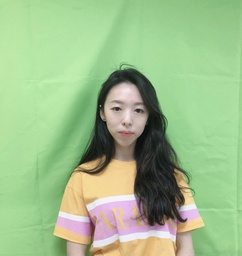
#> input picture stanCode_Projeccts/my_photoshop/images/Isabelle.jpg, 242 x 256 px, shrunk from 1010 x 1070 before the run
$ python best_photoshop_award.py
#> lines starting #> are read from the running program, lines starting #| are printed output that depends on the picture
### stanCode_Projeccts/my_photoshop/simpleimage.py
#!/usr/bin/env python3

"""
Stanford CS106AP SimpleImage
Nick Parlante, Sonja Johnson-Yu, and Nick Bowman
 -6/2019 version has file reading, pix, and foreach iterator

SimpleImage Features:
Create image:
    image = SimpleImage.blank(400, 200)   # create new image of size
    image = SimpleImage('foo.jpg')        # create from file

Access size
    image.width, image.height

Iterate over all pixels:
    for pixel in image:
        #do something with pixel

Get pix at x,y
    pix = image.get_pix(x, y)
    # pix is RGB tuple like (100, 200, 0)

Set pix at x,y
    image.set_pix(x, y, pix)   # set data by tuple also

Get Pixel object at x,y
    pixel = image.get_pixel(x, y)
    pixel.red = 0
    pixel.blue = 255

Show image on screen
    image.show()

The main() function below demonstrates the above functions as a test.
"""

import sys
# If the following line fails, "Pillow" needs to be installed
from PIL import Image


def clamp(num):
    """
    Return a "clamped" version of the given num,
    converted to be an int limited to the range 0..255 for 1 byte.
    """
    num = int(num)
    if num < 0:
        return 0
    if num >= 256:
        return 255
    return num


class Pixel(object):
    """
    A pixel at an x,y in a SimpleImage.
    Supports set/get .red .green .blue
    and get .x .y
    """
    def __init__(self, image, x, y):
        self.image = image
        self._x = x
        self._y = y

    def __str__(self):
        return 'r:' + str(self.red) + ' g:' + str(self.green) + ' b:' + str(self.blue)

    # Pillow image stores each pixel color as a (red, green, blue) tuple.
    # So the functions below have to unpack/repack the tuple to change anything.

    @property
    def red(self):
        return self.image.px[self._x, self._y][0]

    @red.setter
    def red(self, value):
        rgb = self.image.px[self._x, self._y]
        self.image.px[self._x, self._y] = (clamp(value), rgb[1], rgb[2])

    @property
    def green(self):
        return self.image.px[self._x, self._y][1]

    @green.setter
    def green(self, value):
        rgb = self.image.px[self._x, self._y]
        self.image.px[self._x, self._y] = (rgb[0], clamp(value), rgb[2])

    @property
    def blue(self):
        return self.image.px[self._x, self._y][2]

    @blue.setter
    def blue(self, value):
        rgb = self.image.px[self._x, self._y]
        self.image.px[self._x, self._y] = (rgb[0], rgb[1], clamp(value))

    @property
    def x(self):
        return self._x

    @property
    def y(self):
        return self._y


# color tuples for background color names 'red' 'white' etc.
BACK_COLORS = {
    'white': (255, 255, 255),
    'black': (0, 0, 0),
    'red': (255, 0, 0),
    'green': (0, 255, 0),
    'blue': (0, 0, 255),
}


class SimpleImage(object):
    def __init__(self, filename, width=0, height=0, back_color=None):
        """
        Create a new image. This case works: SimpleImage('foo.jpg')
        To create a blank image use SimpleImage.blank(500, 300)
        The other parameters here are for internal/experimental use.
        """
        # Create pil_image either from file, or making blank
        if filename:
            self.pil_image = Image.open(filename).convert("RGB")
            if self.pil_image.mode != 'RGB':
                raise Exception('Image file is not RGB')
            self._filename = filename  # hold onto
        else:
            if not back_color:
                back_color = 'white'
            color_tuple = BACK_COLORS[back_color]
            if width == 0 or height == 0:
                raise Exception('Creating blank image requires width/height but got {} {}'
                                .format(width, height))
            self.pil_image = Image.new('RGB', (width, height), color_tuple)
        self.px = self.pil_image.load()
        size = self.pil_image.size
        self._width = size[0]
        self._height = size[1]
        self.curr_x = 0
        self.curr_y = 0

    def __iter__(self):
        return self

    # [26 lines left out: functions __next__, increment_curr_counters, blank, file, not called in this run]

    @property
    def width(self):
        """Width of image in pixels."""
        return self._width

    @property
    def height(self):
        """Height of image in pixels."""
        return self._height

    def get_pixel(self, x, y):
        """
        Returns a Pixel at the given x,y, suitable for getting/setting
        .red .green .blue values.
        """
        if x < 0 or x >= self._width or y < 0 or y >= self.height:
            e = Exception('get_pixel bad coordinate x %d y %d (vs. image width %d height %d)' %
                          (x, y, self._width, self.height))
            raise e
        return Pixel(self, x, y)

    # [14 lines left out: functions set_pixel, set_rgb, not called in this run]

    def get_pix(self, x, y):
        """Get pix RGB tuple (200, 100, 50) for the given x,y."""
        return self.px[x, y]

    def set_pix(self, x, y, pix):
        """Set the given pix RGB tuple into the image at the given x,y."""
        self.px[x, y] = pix

    def show(self):
        """Displays the image using an external utility."""
        self.pil_image.show()

    def make_as_big_as(self, image):
        """Resizes image to the shape of the given image"""
        self.pil_image = self.pil_image.resize((image.width, image.height))
        self.px = self.pil_image.load()
        size = self.pil_image.size
        self._width = size[0]
        self._height = size[1]


# [30 lines left out: function main, not called in this run]


# [2 lines that do not run on import are left out]

### stanCode_Projeccts/my_photoshop/best_photoshop_award.py
"""
File: best_photoshop_award.py
Name: Isabelle
----------------------------------
This file creates a photoshopped image
that is going to compete for the 2020 Best
Photoshop Award for SC101P.
Please put all the images you use in image_contest folder
and make sure to choose which award you are aiming at
"""
from simpleimage import SimpleImage

# Control the threshold of detecting green screen pixel
THRESHOLD = 1.1

# Control the upper bound for the black pixel
BLACK = 180


def combine(fg, bg):
    for y in range(fg.height):
        for x in range(fg.width):
            fg_pixel = fg.get_pixel(x, y)
            bg_pixel = bg.get_pixel(x, y)
            avg = (fg_pixel.red + fg_pixel.green + fg_pixel.blue) / 3
            total = fg_pixel.red + fg_pixel.green + fg_pixel.blue
            if fg_pixel.green > avg*THRESHOLD and total > BLACK:
                # Replace green pixel in Isabelle.jpg
                fg_pixel.red = bg_pixel.red
                fg_pixel.green = bg_pixel.green
                fg_pixel.blue = bg_pixel.blue
    return fg


def main():
    """
    Just want to tell everyone I have these two lovely dogs
    And I love Christmas!
    """
    fg = SimpleImage("images/Isabelle.jpg")
#> in __init__, self.pil_image is the input picture: PIL image 242x256 RGB; mean R, G, B 158, 189.6, 140
    bg = SimpleImage("images/woofy.jpg")
#> call 2 of __init__, with filename = 'images/woofy.jpg', width = 0, height = 0
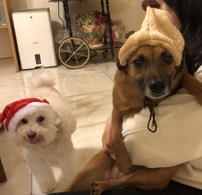
#> input picture stanCode_Projeccts/my_photoshop/images/woofy.jpg, 202 x 195 px, shrunk from 845 x 816 before the run
#> in __init__, self.pil_image is the input picture: PIL image 202x195 RGB; mean R, G, B 143.6, 115, 85.8
    bg.make_as_big_as(fg)
#> in make_as_big_as, `self.pil_image = self.pil_image.resize((image.width, image.height))`:
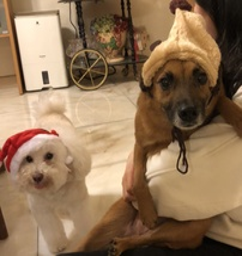
#> self.pil_image: PIL image 242x256 RGB; mean R, G, B 143.6, 115, 85.8
    combine_img = combine(fg, bg)
    combine_img.show()
#> in show, `self.pil_image.show()`:
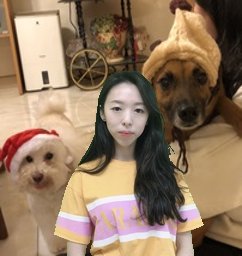
#> shown: PIL image 242x256 RGB; mean R, G, B 145.8, 120.5, 96.1


if __name__ == '__main__':
    main()
